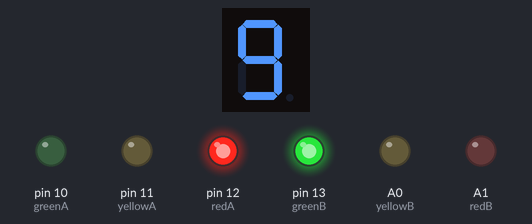
Recording of a sketch running on a simulated Arduino Uno, built with avr-gcc and run on an emulated ATmega328P. On the bench: 1-digit seven-segment display, output pins drawn as LEDs (lit = HIGH). Wiring (inferred from the names in the program): 1-digit 7-segment display, segments lit when LOW: segments pin 3, pin 4, pin 5, pin 6, pin 7, pin 8, pin 9. The segment pins are drawn as the display they are named for; pins used as bus, display or sensor lines are not drawn.

Above: at 0.1 s.
At 2.1 s:
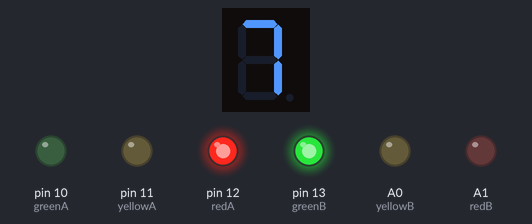
At 4.1 s:
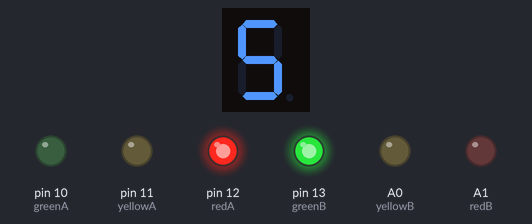
At 9.1 s:
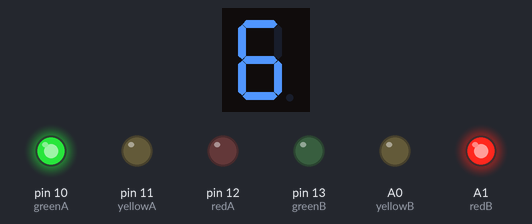
At 13.1 s:
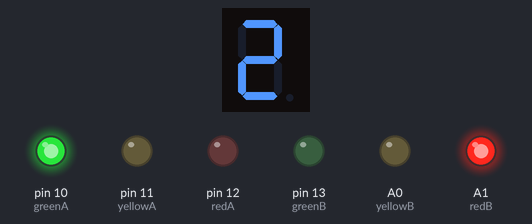
At 17.1 s:
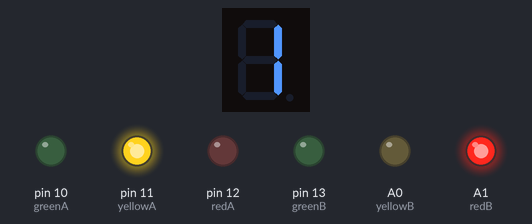
Timing chart, 0 to 37.5 s (numbered marks = the images above):
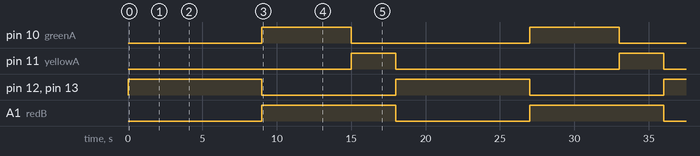

Measured:
- by itself, pin 10 (greenA): alternates HIGH for 6.0 s and LOW for 12.0 s
- by itself, pin 11 (yellowA): alternates HIGH for 3.0 s and LOW for 15.0 s
- by itself, pin 12 (redA), pin 13 (greenB), A1 (redB): alternates HIGH for 9.0 s and LOW for 9.0 s
- what the display in image 1 shows lasts 1.0 s, from 2.0 s to 3.0 s

The sketch:

bai4.ino
```cpp
// Khai báo chân LED 7 đoạn
const int segPins[] = {3, 4, 5, 6, 7, 8, 9}; // Các chân cho LED 7 đoạn (a, b, c, d, e, f, g)
const int commonPin = 5; // Chân chung (common anode) của LED 7 đoạn

// Khai báo chân LED giao lộ A
const int greenA = 10; // Đèn xanh giao lộ A
const int yellowA = 11; // Đèn vàng giao lộ A
const int redA = 12; // Đèn đỏ giao lộ A

// Khai báo chân LED giao lộ B
const int greenB = 13; // Đèn xanh giao lộ B
const int yellowB = A0; // Đèn vàng giao lộ B
const int redB = A1; // Đèn đỏ giao lộ B

int timeLeft; // Thời gian còn lại cho LED 7 đoạn

// Các chữ số trên LED 7 đoạn (0-9)
// Vì là common anode, bật LED = LOW và tắt LED = HIGH
const byte digits[10][7] = {
  {0, 0, 0, 0, 0, 0, 1}, // Số 0
  {1, 0, 0, 1, 1, 1, 1}, // Số 1
  {0, 0, 1, 0, 0, 1, 0}, // Số 2
  {0, 0, 0, 0, 1, 1, 0}, // Số 3
  {1, 0, 0, 1, 1, 0, 0}, // Số 4
  {0, 1, 0, 0, 1, 0, 0}, // Số 5
  {0, 1, 0, 0, 0, 0, 0}, // Số 6
  {0, 0, 0, 1, 1, 1, 1}, // Số 7
  {0, 0, 0, 0, 0, 0, 0}, // Số 8
  {0, 0, 0, 0, 1, 0, 0}  // Số 9
};

// Hàm hiển thị số trên LED 7 đoạn
void displayDigit(int num) {
  for (int i = 0; i < 7; i++) {
    digitalWrite(segPins[i], digits[num][i]);
  }
}

void setup() {
  // Cài đặt chân LED 7 đoạn
  for (int i = 0; i < 7; i++) {
    pinMode(segPins[i], OUTPUT);
  }
  pinMode(commonPin, OUTPUT);
  digitalWrite(commonPin, HIGH); // Chân chung (common anode) được nối với VCC

  // Cài đặt các chân đèn giao thông là đầu ra
  pinMode(greenA, OUTPUT);
  pinMode(yellowA, OUTPUT);
  pinMode(redA, OUTPUT);
  pinMode(greenB, OUTPUT);
  pinMode(yellowB, OUTPUT);
  pinMode(redB, OUTPUT);
}

void loop() {
  // Giao lộ A: Đèn đỏ - Giao lộ B: Đèn xanh
  digitalWrite(redA, HIGH);
  digitalWrite(greenB, HIGH);
  digitalWrite(redB, LOW);
  timeLeft = 9;
  while (timeLeft > 0) {
    displayDigit(timeLeft);
    delay(1000);
    timeLeft--;
  }
  digitalWrite(redA, LOW);

  // Giao lộ A: Đèn xanh - Giao lộ B: Đèn đỏ
  digitalWrite(greenA, HIGH);
  digitalWrite(redB, HIGH);
  digitalWrite(greenB, LOW);
  timeLeft = 6;
  while (timeLeft > 0) {
    displayDigit(timeLeft);
    delay(1000);
    timeLeft--;
  }
  digitalWrite(greenA, LOW);

  // Giao lộ A: Đèn vàng
  digitalWrite(yellowA, HIGH);
  timeLeft = 3;
  while (timeLeft > 0) {
    displayDigit(timeLeft);
    delay(1000);
    timeLeft--;
  }
  digitalWrite(yellowA, LOW);
}
```
